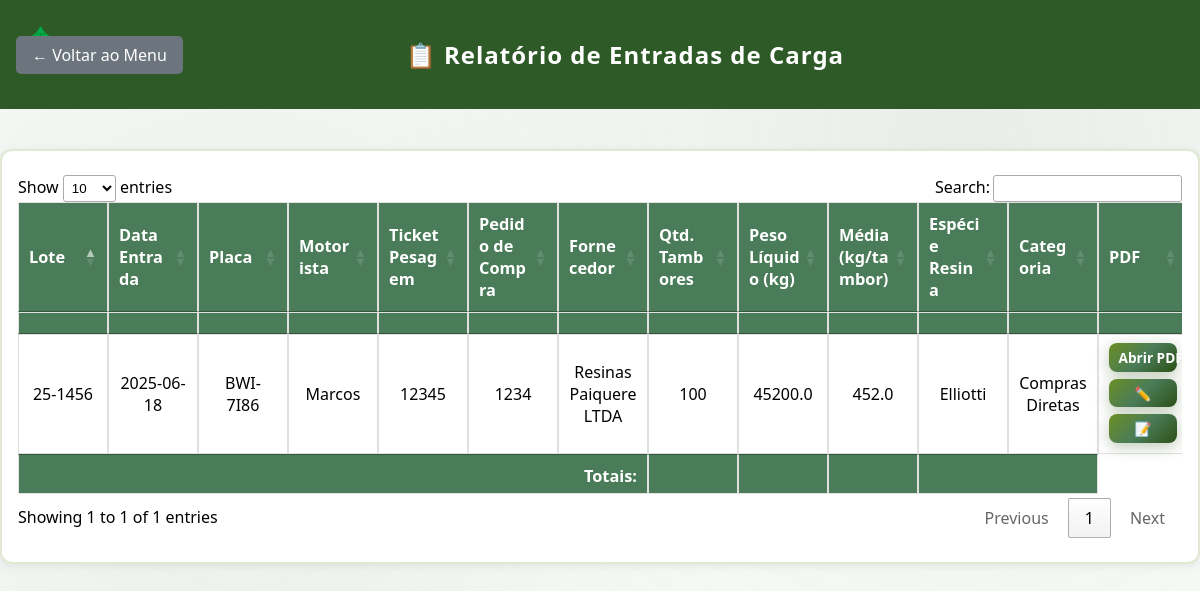
/relatorio-entradas (signed in), run on an earlier commit of the app's database.
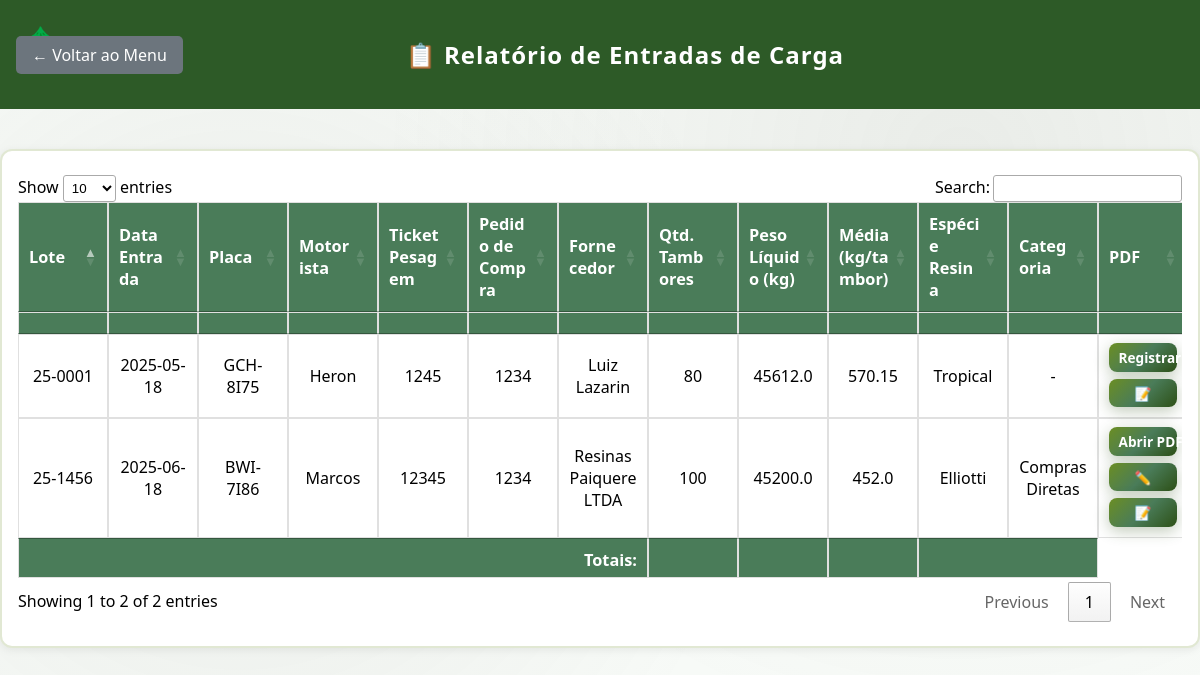
And on a later commit of the database.
### tables this page shows
CREATE TABLE entradas_carga (id INTEGER PRIMARY KEY AUTOINCREMENT, fornecedor TEXT, data_entrada TEXT, motorista TEXT, placa TEXT, quantidade_tambores INTEGER, pedido_compra TEXT, categoria TEXT, especie_resina TEXT, lote TEXT UNIQUE, ticket_pesagem TEXT UNIQUE, peso_liquido REAL, data_registro TEXT, usuario_registro TEXT);

### app.py (the view)
@app.route('/relatorio-entradas')
def relatorio_entradas():
    if 'logged_in' not in session or not session['logged_in']:
        return redirect(url_for('login'))
    entradas = listar_entradas()
    conn = sqlite3.connect(DB_PATH)
    cursor = conn.cursor()
    cursor.execute('SELECT lote, arquivo_pdf FROM processos_lote')
    pdfs_lotes = cursor.fetchall()
    conn.close()
    lotes_pdfs = {}
    for lote, pdf in pdfs_lotes:
        lotes_pdfs[lote] = pdf  # Garante que o último PDF vinculado ao lote seja exibido
    return render_template('relatorio_entradas.html', entradas=entradas, lotes_pdfs=lotes_pdfs)

### app.py (called while the page is built)
def listar_entradas():
    conn = sqlite3.connect(DB_PATH)
    cursor = conn.cursor()
    cursor.execute('SELECT * FROM entradas_carga ORDER BY lote ASC')
    colunas = [desc[0] for desc in cursor.description]
    entradas = [dict(zip(colunas, row)) for row in cursor.fetchall()]
    conn.close()
    return entradas

### templates/relatorio_entradas.html (shortened to what this page needs)
<!DOCTYPE html>
<html lang="pt-BR">
<head>
    <link rel="stylesheet" href="https://cdnjs.cloudflare.com/ajax/libs/chosen/1.8.7/chosen.min.css">
    <link rel="stylesheet" href="https://cdn.datatables.net/1.13.7/css/jquery.dataTables.min.css">
    <link rel="stylesheet" href="https://cdn.datatables.net/searchpanes/2.2.0/css/searchPanes.dataTables.min.css">
    <link rel="stylesheet" href="https://cdn.datatables.net/select/1.7.0/css/select.dataTables.min.css">
    <link rel="stylesheet" href="https://cdn.jsdelivr.net/npm/yadcf@0.9.4/jquery.dataTables.yadcf.css">
    <link rel="stylesheet" href="https://cdn.jsdelivr.net/gh/vedmack/columnFilterWidgets@1.3.0/dist/ColumnFilterWidgets.min.css">
    <link rel="stylesheet" href="{{ url_for('static', filename='css/style.css') }}">
</head>
<body class="relatorio-body">
    <div class="header">
        <a href="{{ url_for('menu') }}" class="back-btn">← Voltar ao Menu</a>
        <div class="header-title">📋 Relatório de Entradas de Carga</div>
    </div>
    <div class="container">
        {% if entradas %}
        <div class="table-responsive">
            <table id="tabela-entradas">
                <thead>
                    <tr>
                        <th>Lote</th>
                        <th>Data Entrada</th>
                        <th>Placa</th>
                        <th>Motorista</th>
                        <th>Ticket Pesagem</th>
                        <th>Pedido de Compra</th>
                        <th>Fornecedor</th>
                        <th>Qtd. Tambores</th>
                        <th>Peso Líquido (kg)</th>
                        <th>Média (kg/tambor)</th>
                        <th>Espécie Resina</th>
                        <th>Categoria</th>
                        <th>PDF</th>
                    </tr>
                    <tr class="filters">
                        <th></th>
                        <th></th>
                        <th></th>
                        <th></th>
                        <th></th>
                        <th></th>
                        <th></th>
                        <th></th>
                        <th></th>
                        <th></th>
                        <th></th>
                        <th></th>
                        <th></th>
                    </tr>
                </thead>
                <tbody>
                    {% for entrada in entradas %}
                    <tr>
                        <td>{{ entrada.lote }}</td>
                        <td>{{ entrada.data_entrada }}</td>
                        <td>{{ entrada.placa }}</td>
                        <td>{{ entrada.motorista }}</td>
                        <td>{{ entrada.ticket_pesagem }}</td>
                        <td>{{ entrada.pedido_compra or '-' }}</td>
                        <td>{{ entrada.fornecedor }}</td>
                        <td>{{ entrada.quantidade_tambores }}</td>
                        <td>{{ entrada.peso_liquido }}</td>
                        <td>{% if entrada.quantidade_tambores and entrada.peso_liquido %}{{ (entrada.peso_liquido /
                            entrada.quantidade_tambores)|round(2) }}{% else %}-{% endif %}</td>
                        <td>{{ entrada.especie_resina }}</td>
                        <td>{{ entrada.categoria or '-' }}</td>
                        <td>
                            {% if entrada.lote in lotes_pdfs %}
                            <div class="pdf-actions">
                                <a href="{{ url_for('static', filename='processos_pdfs/' + lotes_pdfs[entrada.lote]) }}" class="btn"
                                    target="_blank">Abrir PDF</a>
                                <a href="{{ url_for('registrar_processo', lote=entrada.lote) }}" class="btn"
                                    title="Editar PDF">✏️</a>
                                <a href="{{ url_for('editar_entrada', id=entrada.id) }}" class="btn"
                                    title="Editar Entrada">📝</a>
                            </div>
                            {% else %}
                            <div class="pdf-actions">
                                <a href="{{ url_for('registrar_processo', lote=entrada.lote) }}" class="btn">Registrar Processo</a>
                                <a href="{{ url_for('editar_entrada', id=entrada.id) }}" class="btn"
                                    title="Editar Entrada">📝</a>
                            </div>
                            {% endif %}
                        </td>
                    </tr>
                    {% endfor %}
                </tbody>
                <tfoot>
                    <tr>
                        <th colspan="7" style="text-align:right">Totais:</th>
                        <th id="soma-tambores"></th>
                        <th id="soma-peso"></th>
                        <th id="media-peso-tambor"></th>
                        <th colspan="2"></th>
                    </tr>
                </tfoot>
            </table>
        </div>
        {% else %}
        <p style="text-align:center; color:#888;">Nenhuma entrada de carga registrada.</p>
        {% endif %}
    </div>
</body>
</html>

### static/css/style.css (style rules this page uses)
* { margin: 0; padding: 0; box-sizing: border-box; }
body { font-family: 'Segoe UI', Tahoma, Geneva, Verdana, sans-serif; background: linear-gradient(135deg, #2d5016 0%, #4a7c59 50%, #6b8e23 100%); background-attachment: fixed; min-height: 100vh; display: flex; align-items: center; justify-content: center; }
body::before { content: ''; position: fixed; top: 0; left: 0; width: 100%; height: 100%; background-image: radial-gradient(circle at 20% 50%, rgba(120, 119, 108, 0.1) 0%, transparent 50%), radial-gradient(circle at 80% 20%, rgba(120, 119, 108, 0.1) 0%, transparent 50%); pointer-events: none; z-index: -1; }
.container { background: rgba(255, 255, 255, 0.95); backdrop-filter: blur(10px); padding: 2.5rem; border-radius: 15px; box-shadow: 0 20px 40px rgba(45, 80, 22, 0.3); width: 100%; max-width: 420px; border: 2px solid rgba(107, 142, 35, 0.2); }
.header { text-align: center; margin-bottom: 2.5rem; }
.header::before { content: '🌲'; font-size: 2.5rem; display: block; margin-bottom: 1rem; }
.btn { display: inline-block; padding: 1rem 2rem; background: linear-gradient(135deg, #6b8e23 0%, #4a7c59 50%, #2d5016 100%); color: white; text-decoration: none; border: none; border-radius: 8px; cursor: pointer; font-size: 1rem; font-weight: 600; transition: all 0.3s ease; width: 100%; text-align: center; box-shadow: 0 4px 15px rgba(45, 80, 22, 0.3); }
.filters th { padding: 0.2rem; text-align: center; vertical-align: middle; }

### templates/relatorio_entradas.html (style rules this page uses)
body.relatorio-body { display: block !important; background: #f7faf7; min-height: 100vh; }
.header { background: #2d5a27; padding: 1.2rem 1rem; display: flex; align-items: center; justify-content: center; color: white; position: relative; }
.header-title { flex: 1; text-align: center; font-size: 1.5rem; font-weight: bold; letter-spacing: 1px; }
.back-btn { position: absolute; left: 1rem; top: 50%; transform: translateY(-50%); background: #6c757d; color: white; padding: 0.5rem 1rem; text-decoration: none; border-radius: 5px; font-size: 1rem; }
.container { max-width: 1800px !important; margin: 2.5rem auto 0 auto; padding: 1.5rem 1rem; background: white; border-radius: 12px; box-shadow: 0 2px 8px rgba(0, 0, 0, 0.07); }
.table-responsive { overflow-x: auto; width: 100%; }
table { width: 100%; border-collapse: collapse; margin-top: 0.5rem; font-size: 1rem; max-width: 100%; table-layout: fixed; }
th, td { border: 1px solid #e0e0e0; padding: 0.5rem 0.3rem; text-align: center; vertical-align: middle; white-space: normal; word-wrap: break-word; min-width: 120px; }
th { background: #4a7c59; color: #fff; font-size: 1.02rem; font-weight: 600; }
tr:nth-child(even) { background: #f2f7f2; }
.pdf-actions { display: flex; flex-wrap: wrap; gap: 0.3rem; justify-content: center; align-items: center; }
.pdf-actions .btn { min-width: 60px; font-size: 0.85rem; padding: 0.3rem 0.6rem; margin-bottom: 2px; white-space: nowrap; }

What changed in the data, as far as the page shows it:
added entradas_carga: lote "25-0001", data_entrada "2025-05-18", placa "GCH-8I75", motorista "Heron", ticket_pesagem "1245", pedido_compra "1234", fornecedor "Luiz Lazarin", quantidade_tambores "80", peso_liquido "45612.0", peso_liquido+quantidade_tambores "570.15", especie_resina "Tropical", categoria "-"
Also different on the page:
text written by a page script: "Show entries Search: Showing 1 to 1 of 1 entries Previous 1 Next" → "Show entries Search: Showing 1 to 2 of 2 entries Previous 1 Next"
